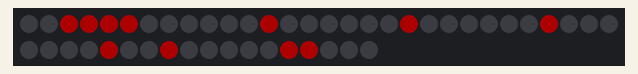
A sketch run on a simulated Arduino Uno, built with avr-gcc and run on an emulated ATmega328P. Parts: 48 RGB LEDs in strip order, left to right, continuing on the next row. Dim RGB values are drawn brighter than linear.

Above: at 0.1 s.
At 2.1 s:
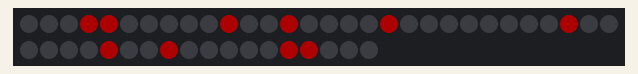
At 4.1 s:
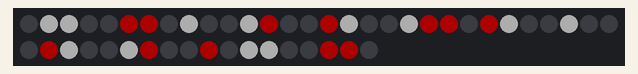

The sketch:

master2.ino
```cpp
// Adafruit_NeoMatrix example for single NeoPixel Shield.
// Scrolls 'Howdy' across the matrix in a portrait (vertical) orientation.

#include <Adafruit_GFX.h>
#include <Adafruit_NeoMatrix.h>
#include <Adafruit_NeoPixel.h>
#ifndef PSTR
 #define PSTR // Make Arduino Due happy
#endif

#define PIN 6

// MATRIX DECLARATION:
// Parameter 1 = width of NeoPixel matrix
// Parameter 2 = height of matrix
// Parameter 3 = pin number (most are valid)
// Parameter 4 = matrix layout flags, add together as needed:
//   NEO_MATRIX_TOP, NEO_MATRIX_BOTTOM, NEO_MATRIX_LEFT, NEO_MATRIX_RIGHT:
//     Position of the FIRST LED in the matrix; pick two, e.g.
//     NEO_MATRIX_TOP + NEO_MATRIX_LEFT for the top-left corner.
//   NEO_MATRIX_ROWS, NEO_MATRIX_COLUMNS: LEDs are arranged in horizontal
//     rows or in vertical columns, respectively; pick one or the other.
//   NEO_MATRIX_PROGRESSIVE, NEO_MATRIX_ZIGZAG: all rows/columns proceed
//     in the same order, or alternate lines reverse direction; pick one.
//   See example below for these values in action.
// Parameter 5 = pixel type flags, add together as needed:
//   NEO_KHZ800  800 KHz bitstream (most NeoPixel products w/WS2812 LEDs)
//   NEO_KHZ400  400 KHz (classic 'v1' (not v2) FLORA pixels, WS2811 drivers)
//   NEO_GRB     Pixels are wired for GRB bitstream (most NeoPixel products)
//   NEO_RGB     Pixels are wired for RGB bitstream (v1 FLORA pixels, not v2)


// Example for NeoPixel Shield.  In this application we'd like to use it
// as a 5x8 tall matrix, with the USB port positioned at the top of the
// Arduino.  When held that way, the first pixel is at the top right, and
// lines are arranged in columns, progressive order.  The shield uses
// 800 KHz (v2) pixels that expect GRB color data.
Adafruit_NeoMatrix matrix = Adafruit_NeoMatrix(48, 1, 6,
  2     + 0 +
  NEO_MATRIX_COLUMNS + NEO_MATRIX_PROGRESSIVE,
  NEO_GRB            + NEO_KHZ800);

const uint16_t colors[] = {
  matrix.Color(175, 0, 255), matrix.Color(0, 0, 255), matrix.Color(0, 255, 255), matrix.Color(140, 255, 140), matrix.Color(0, 255, 0), matrix.Color(255, 255, 0), matrix.Color(255, 200, 0), matrix.Color(255, 120, 0), matrix.Color(255, 0, 0), matrix.Color(255, 0, 150), matrix.Color(255, 0, 255), };

void setup() {
  matrix.begin();
  matrix.setTextWrap(false);
  matrix.setBrightness(50);
  matrix.setTextColor(colors[0]);
}

void loop() {
  for (int y = 0; y < 5; y++) {
    switch(y) {
      case 0 :
        two();
        break;
      case 1 :
        zero();
        break;
      case 2 :
        three();
        break;
      case 3 :
        five();
        break;
      case 4 :
        go();
        break;
     }
  }
}

void two() {
  matrix.fillScreen(0);
  matrix.drawPixel(2,0, matrix.Color(255, 0, 0));
  matrix.drawPixel(3,0, matrix.Color(255, 0, 0));
  matrix.drawPixel(4,0, matrix.Color(255, 0, 0));
  matrix.drawPixel(5,0, matrix.Color(255, 0, 0));
  matrix.drawPixel(12,0, matrix.Color(255, 0, 0));
  matrix.drawPixel(19,0, matrix.Color(255, 0, 0));
  matrix.drawPixel(26,0, matrix.Color(255, 0, 0));
  matrix.drawPixel(34,0, matrix.Color(255, 0, 0));
  matrix.drawPixel(43,0, matrix.Color(255, 0, 0));
  matrix.drawPixel(44,0, matrix.Color(255, 0, 0));
  matrix.drawPixel(37,0, matrix.Color(255, 0, 0));
   matrix.show();
    delay(1000);
  }

  void zero() {
  matrix.fillScreen(0);
  matrix.drawPixel(3,0, matrix.Color(255, 0, 0));
  matrix.drawPixel(4,0, matrix.Color(255, 0, 0));
  matrix.drawPixel(10,0, matrix.Color(255, 0, 0));
  matrix.drawPixel(13,0, matrix.Color(255, 0, 0));
  matrix.drawPixel(18,0, matrix.Color(255, 0, 0));
  matrix.drawPixel(21,0, matrix.Color(255, 0, 0));
  matrix.drawPixel(26,0, matrix.Color(255, 0, 0));
  matrix.drawPixel(29,0, matrix.Color(255, 0, 0));
  matrix.drawPixel(34,0, matrix.Color(255, 0, 0));
  matrix.drawPixel(37,0, matrix.Color(255, 0, 0));
  matrix.drawPixel(43,0, matrix.Color(255, 0, 0));
  matrix.drawPixel(44,0, matrix.Color(255, 0, 0));
    matrix.show();
    delay(1000);
  }

    void three() {
  matrix.fillScreen(0);
  matrix.drawPixel(3,0, matrix.Color(255, 0, 0));
  matrix.drawPixel(4,0, matrix.Color(255, 0, 0));
  matrix.drawPixel(10,0, matrix.Color(255, 0, 0));
  matrix.drawPixel(13,0, matrix.Color(255, 0, 0));
  matrix.drawPixel(18,0, matrix.Color(255, 0, 0));
  matrix.drawPixel(27,0, matrix.Color(255, 0, 0));
  matrix.drawPixel(34,0, matrix.Color(255, 0, 0));
  matrix.drawPixel(37,0, matrix.Color(255, 0, 0));
  matrix.drawPixel(43,0, matrix.Color(255, 0, 0));
  matrix.drawPixel(44,0, matrix.Color(255, 0, 0));
   matrix.show();
    delay(1000);
  }

    void five() {
  matrix.fillScreen(0);
  matrix.drawPixel(3,0, matrix.Color(255, 0, 0));
  matrix.drawPixel(4,0, matrix.Color(255, 0, 0));
  matrix.drawPixel(10,0, matrix.Color(255, 0, 0));
  matrix.drawPixel(13,0, matrix.Color(255, 0, 0));
  matrix.drawPixel(18,0, matrix.Color(255, 0, 0));
  matrix.drawPixel(27,0, matrix.Color(255, 0, 0));
  matrix.drawPixel(28,0, matrix.Color(255, 0, 0));
  matrix.drawPixel(29,0, matrix.Color(255, 0, 0));
  matrix.drawPixel(37,0, matrix.Color(255, 0, 0));
  matrix.drawPixel(42,0, matrix.Color(255, 0, 0));
  matrix.drawPixel(43,0, matrix.Color(255, 0, 0));
  matrix.drawPixel(44,0, matrix.Color(255, 0, 0));
  matrix.drawPixel(45,0, matrix.Color(255, 0, 0));
   matrix.show();
    delay(1000);
  }

      void go() {
  matrix.fillScreen(0);
  matrix.drawPixel(1,0, matrix.Color(255, 255, 255));
  matrix.drawPixel(2,0, matrix.Color(255, 255, 255));
  matrix.drawPixel(5,0, matrix.Color(255, 0, 0));
  matrix.drawPixel(6,0, matrix.Color(255, 0, 0));
  matrix.drawPixel(8,0, matrix.Color(255, 255, 255));
  matrix.drawPixel(11,0, matrix.Color(255, 255, 255));
  matrix.drawPixel(12,0, matrix.Color(255, 0, 0));
  matrix.drawPixel(15,0, matrix.Color(255, 0, 0));
  matrix.drawPixel(16,0, matrix.Color(255, 255, 255));
  matrix.drawPixel(19,0, matrix.Color(255, 255, 255));
  matrix.drawPixel(20,0, matrix.Color(255, 0, 0));
  matrix.drawPixel(21,0, matrix.Color(255, 0, 0));
  matrix.drawPixel(23,0, matrix.Color(255, 0, 0));
    matrix.drawPixel(24,0, matrix.Color(255, 255, 255));
  matrix.drawPixel(27,0, matrix.Color(255, 255, 255));
  matrix.drawPixel(31,0, matrix.Color(255, 0, 0));
  matrix.drawPixel(32,0, matrix.Color(255, 255, 255));
  matrix.drawPixel(35,0, matrix.Color(255, 255, 255));
  matrix.drawPixel(36,0, matrix.Color(255, 0, 0));
  matrix.drawPixel(39,0, matrix.Color(255, 0, 0));
  matrix.drawPixel(41,0, matrix.Color(255, 255, 255));
  matrix.drawPixel(42,0, matrix.Color(255, 255, 255));
  matrix.drawPixel(45,0, matrix.Color(255, 0, 0));
  matrix.drawPixel(46,0, matrix.Color(255, 0, 0));
   matrix.show();
    delay(1000);
  }
```

Measured:
- by itself, everything shown: repeats every 5.1 s, in 5 steps
- what the display in image 2 shows lasts 1.0 s, from 4.1 s to 5.1 s
